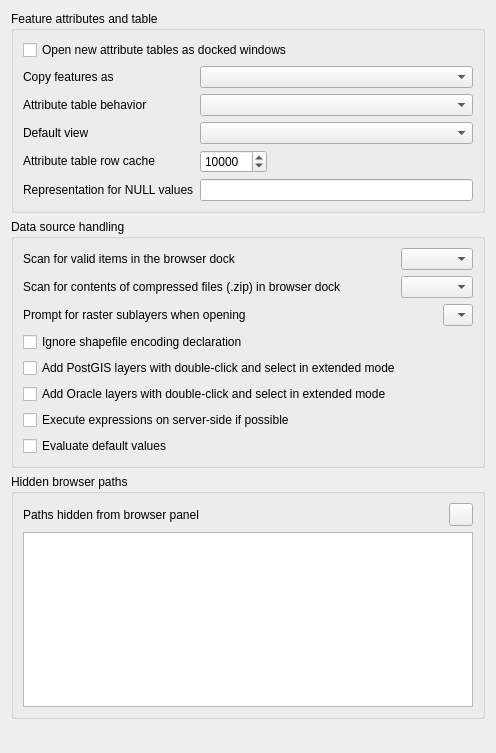
             <widget class="QWidget" name="mOptionsScrollAreaContents_11">
              <property name="geometry">
               <rect>
                <x>0</x>
                <y>0</y>
                <width>496</width>
                <height>753</height>
               </rect>
              </property>
              <layout class="QVBoxLayout" name="verticalLayout_27">
               <item>
                <widget class="QgsCollapsibleGroupBox" name="groupBox_18">
                 <property name="title">
                  <string>Feature attributes and table</string>
                 </property>
                 <layout class="QGridLayout" name="gridLayout_19">
                  <item row="0" column="0" colspan="2">
                   <widget class="QCheckBox" name="cbxAttributeTableDocked">
                    <property name="text">
                     <string>Open new attribute tables as docked windows</string>
                    </property>
                   </widget>
                  </item>
                  <item row="3" column="1">
                   <widget class="QComboBox" name="cmbAttrTableBehavior">
                    <item>
                     <property name="text">
                      <string/>
                     </property>
                    </item>
                   </widget>
                  </item>
                  <item row="3" column="0">
                   <widget class="QLabel" name="textLabel1_7">
                    <property name="sizePolicy">
                     <sizepolicy hsizetype="Fixed" vsizetype="Fixed">
                      <horstretch>0</horstretch>
                      <verstretch>0</verstretch>
                     </sizepolicy>
                    </property>
                    <property name="text">
                     <string>Attribute table behavior</string>
                    </property>
                   </widget>
                  </item>
                  <item row="6" column="0">
                   <widget class="QLabel" name="label_14">
                    <property name="text">
                     <string>Representation for NULL values</string>
                    </property>
                   </widget>
                  </item>
                  <item row="4" column="1">
                   <widget class="QComboBox" name="mAttrTableViewComboBox"/>
                  </item>
                  <item row="6" column="1">
                   <widget class="QLineEdit" name="leNullValue"/>
                  </item>
                  <item row="5" column="0">
                   <widget class="QLabel" name="textLabel1_12">
                    <property name="sizePolicy">
                     <sizepolicy hsizetype="Fixed" vsizetype="Fixed">
                      <horstretch>0</horstretch>
                      <verstretch>0</verstretch>
                     </sizepolicy>
                    </property>
                    <property name="text">
                     <string>Attribute table row cache</string>
                    </property>
                   </widget>
                  </item>
                  <item row="5" column="1">
                   <layout class="QHBoxLayout" name="horizontalLayout_10">
                    <item>
                     <widget class="QSpinBox" name="spinBoxAttrTableRowCache">
                      <property name="minimum">
                       <number>0</number>
                      </property>
                      <property name="maximum">
                       <number>10000000</number>
                      </property>
                      <property name="singleStep">
                       <number>1000</number>
                      </property>
                      <property name="value">
                       <number>10000</number>
                      </property>
                     </widget>
                    </item>
                    <item>
                     <spacer name="horizontalSpacer_8">
                      <property name="orientation">
                       <enum>Qt::Horizontal</enum>
                      </property>
                      <property name="sizeHint" stdset="0">
                       <size>
                        <width>40</width>
                        <height>20</height>
                       </size>
                      </property>
                     </spacer>
                    </item>
                   </layout>
                  </item>
                  <item row="2" column="1">
                   <widget class="QComboBox" name="mComboCopyFeatureFormat"/>
                  </item>
                  <item row="4" column="0">
                   <widget class="QLabel" name="label_46">
                    <property name="text">
                     <string>Default view</string>
                    </property>
                   </widget>
                  </item>
                  <item row="2" column="0">
                   <widget class="QLabel" name="label_48">
                    <property name="text">
                     <string>Copy features as</string>
                    </property>
                   </widget>
                  </item>
                 </layout>
                </widget>
               </item>
               <item>
                <widget class="QgsCollapsibleGroupBox" name="groupBox_19">
                 <property name="title">
                  <string>Data source handling</string>
                 </property>
                 <layout class="QVBoxLayout" name="verticalLayout_24">
                  <item>
                   <layout class="QHBoxLayout" name="horizontalLayout_14">
                    <item>
                     <widget class="QLabel" name="label_30">
                      <property name="text">
                       <string>Scan for valid items in the browser dock</string>
                      </property>
                     </widget>
                    </item>
                    <item>
                     <spacer name="horizontalSpacer_12">
                      <property name="orientation">
                       <enum>Qt::Horizontal</enum>
                      </property>
                      <property name="sizeHint" stdset="0">
                       <size>
                        <width>40</width>
                        <height>20</height>
                       </size>
                      </property>
                     </spacer>
                    </item>
                    <item>
                     <widget class="QComboBox" name="cmbScanItemsInBrowser"/>
                    </item>
                   </layout>
                  </item>
                  <item>
                   <layout class="QHBoxLayout" name="horizontalLayout_13">
                    <item>
                     <widget class="QLabel" name="label_29">
                      <property name="text">
                       <string>Scan for contents of compressed files (.zip) in browser dock</string>
                      </property>
                     </widget>
                    </item>
                    <item>
                     <spacer name="horizontalSpacer_11">
                      <property name="orientation">
                       <enum>Qt::Horizontal</enum>
                      </property>
                      <property name="sizeHint" stdset="0">
                       <size>
                        <width>40</width>
                        <height>20</height>
                       </size>
                      </property>
                     </spacer>
                    </item>
                    <item>
                     <widget class="QComboBox" name="cmbScanZipInBrowser">
                      <property name="currentIndex">
                       <number>-1</number>
                      </property>
                     </widget>
                    </item>
                   </layout>
                  </item>
                  <item>
                   <layout class="QHBoxLayout" name="horizontalLayout_12">
                    <item>
                     <widget class="QLabel" name="textLabel1_13">
                      <property name="sizePolicy">
                       <sizepolicy hsizetype="Fixed" vsizetype="Fixed">
                        <horstretch>0</horstretch>
                        <verstretch>0</verstretch>
                       </sizepolicy>
                      </property>
                      <property name="text">
                       <string>Prompt for raster sublayers when opening</string>
                      </property>
                     </widget>
                    </item>
                    <item>
                     <spacer name="horizontalSpacer_10">
                      <property name="orientation">
                       <enum>Qt::Horizontal</enum>
                      </property>
                      <property name="sizeHint" stdset="0">
                       <size>
                        <width>40</width>
                        <height>20</height>
                       </size>
                      </property>
                     </spacer>
                    </item>
                    <item>
                     <widget class="QComboBox" name="cmbPromptRasterSublayers">
                      <item>
                       <property name="text">
                        <string/>
                       </property>
                      </item>
                     </widget>
                    </item>
                   </layout>
                  </item>
                  <item>
                   <widget class="QCheckBox" name="cbxIgnoreShapeEncoding">
                    <property name="toolTip">
                     <string>Disable OGR on-the-fly conversion from declared encoding to UTF-8</string>
                    </property>
                    <property name="text">
                     <string>Ignore shapefile encoding declaration</string>
                    </property>
                   </widget>
                  </item>
                  <item>
                   <widget class="QCheckBox" name="cbxAddPostgisDC">
                    <property name="text">
                     <string>Add PostGIS layers with double-click and select in extended mode</string>
                    </property>
                   </widget>
                  </item>
                  <item>
                   <widget class="QCheckBox" name="cbxAddOracleDC">
                    <property name="text">
                     <string>Add Oracle layers with double-click and select in extended mode</string>
                    </property>
                   </widget>
                  </item>
                  <item>
                   <widget class="QCheckBox" name="cbxCompileExpressions">
                    <property name="text">
                     <string>Execute expressions on server-side if possible</string>
                    </property>
                   </widget>
                  </item>
                  <item>
                   <widget class="QCheckBox" name="cbxEvaluateDefaultValues">
                    <property name="toolTip">
                     <string>&lt;html&gt;&lt;head/&gt;&lt;body&gt;&lt;p&gt;When digitizing a new feature, default values are retrieved from the database. With this option turned on, the default values will be evaluated at the time of digitizing. With this option turned off, the default values will be evaluated at the time of saving.&lt;/p&gt;&lt;/body&gt;&lt;/html&gt;</string>
                    </property>
                    <property name="text">
                     <string>Evaluate default values</string>
                    </property>
                   </widget>
                  </item>
                 </layout>
                </widget>
               </item>
               <item>
                <widget class="QgsCollapsibleGroupBox" name="groupBox_28">
                 <property name="title">
                  <string>Hidden browser paths</string>
                 </property>
                 <layout class="QGridLayout" name="_15">
                  <item row="0" column="0">
                   <widget class="QLabel" name="mSVGLabel_4">
                    <property name="text">
                     <string>Paths hidden from browser panel</string>
                    </property>
                   </widget>
                  </item>
                  <item row="0" column="1">
                   <spacer>
                    <property name="orientation">
                     <enum>Qt::Horizontal</enum>
                    </property>
                    <property name="sizeHint" stdset="0">
                     <size>
                      <width>31</width>
                      <height>20</height>
                     </size>
                    </property>
                   </spacer>
                  </item>
                  <item row="1" column="0" colspan="3">
                   <widget class="QListWidget" name="mListHiddenBrowserPaths">
                    <property name="minimumSize">
                     <size>
                      <width>0</width>
                      <height>120</height>
                     </size>
                    </property>
                   </widget>
                  </item>
                  <item row="0" column="2">
                   <widget class="QToolButton" name="mBtnRemoveHiddenPath">
                    <property name="toolTip">
                     <string>Remove path</string>
                    </property>
                    <property name="text">
                     <string/>
                    </property>
                    <property name="icon">
                     <iconset resource="../../images/images.qrc">
                      <normaloff>:/images/themes/default/symbologyRemove.svg</normaloff>:/images/themes/default/symbologyRemove.svg</iconset>
                    </property>
                   </widget>
                  </item>
                 </layout>
                </widget>
               </item>
               <item>
                <spacer name="verticalSpacer_8">
                 <property name="orientation">
                  <enum>Qt::Vertical</enum>
                 </property>
                 <property name="sizeType">
                  <enum>QSizePolicy::Expanding</enum>
                 </property>
                 <property name="sizeHint" stdset="0">
                  <size>
                   <width>20</width>
                   <height>40</height>
                  </size>
                 </property>
                </spacer>
               </item>
              </layout>
             </widget>
